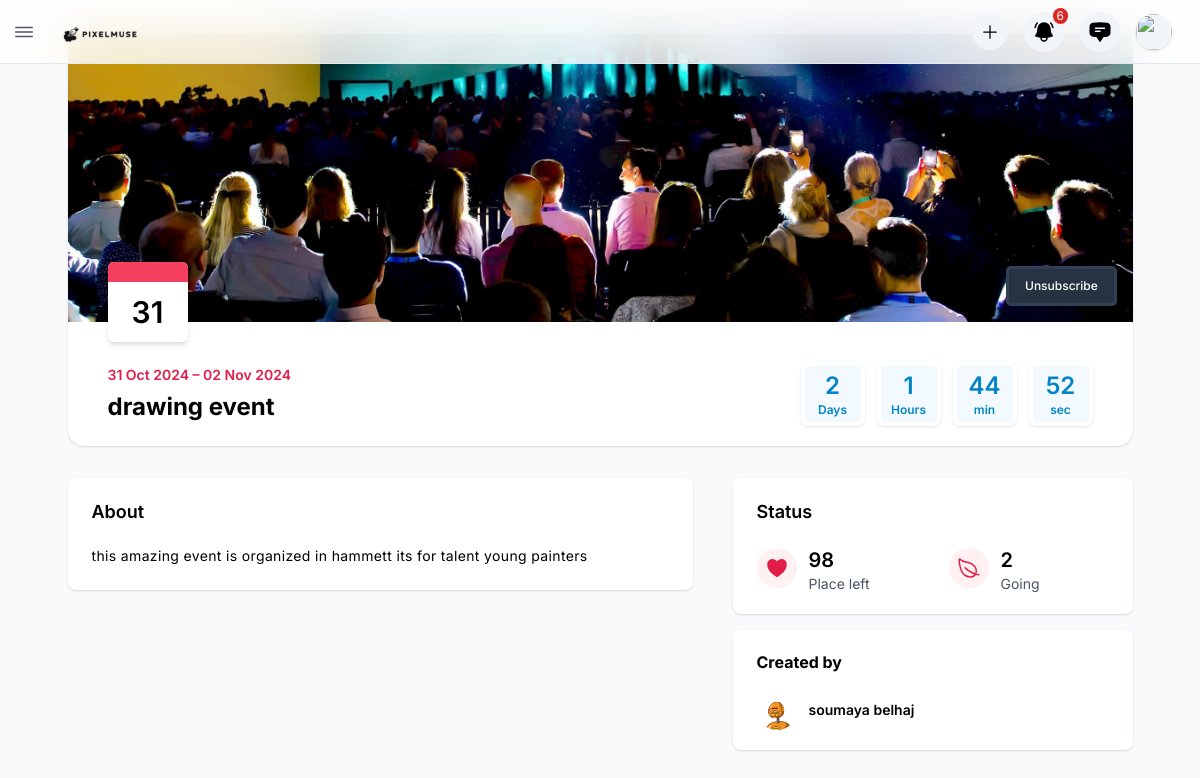
/events/detail/5/ (signed in), run on the app's committed database.
### events/models.py (models this page shows, shortened)
class Event(models.Model):
    title = models.CharField(max_length=255)
    description = models.TextField()
    start_date = models.DateTimeField()
    end_date = models.DateTimeField()
    creator = models.ForeignKey(
        settings.AUTH_USER_MODEL,
        on_delete=models.CASCADE,
        related_name="created_events"
    )
    max_participants = models.PositiveIntegerField()
    image = models.ImageField(upload_to='event_images/', blank=True, null=True)

### users/models.py (models this page shows, shortened)
class User(AbstractBaseUser, PermissionsMixin):
    email = models.EmailField(unique=True)
    fullname = models.CharField(max_length=255)
    phone = models.CharField(max_length=20, blank=True, null=True)
    birthday = models.DateField(blank=True, null=True)
    address = models.TextField(blank=True, null=True)
    role = models.CharField(max_length=10, choices=[('admin', 'Admin'), ('user', 'User'),('support','Support')])
    is_active = models.BooleanField(default=True)
    is_staff = models.BooleanField(default=False)
    user_photo = models.ImageField(upload_to='user_photos/', blank=True, null=True)
    objects = UserManager()
    USERNAME_FIELD = 'email'
    REQUIRED_FIELDS = ['fullname']

### events/views.py (the view)
# urls.py: path('detail/<int:event_id>/', views.event_detail, name='event_detail'),
@login_required
def event_detail(request, event_id):
    event = get_object_or_404(Event, id=event_id)
    is_owner = event.creator.id == request.user.id
    participation = Participation.objects.filter(user=request.user, event=event).first()
    is_reserved = participation is not None
    participation_id = participation.id if participation else None
    creator = event.creator
    participant_count = event.participations.count()
    return render(request, 'event_detail.html', {
        'event': event,
        'creator': creator,
        'is_owner': is_owner,
        'is_reserved': is_reserved,
        'participation_id': participation_id,
        'participant_count': participant_count,
        'MEDIA_URL': settings.MEDIA_URL
    })

### templates/event_detail.html (shortened to what this page needs)
{% extends "base.html" %}
{% load static %}
{% block content %}
<main id="site__main" class="2xl:ml-[--w-side]  xl:ml-[--w-side-sm] p-2.5 h-[calc(100vh-var(--m-top))] mt-[--m-top]">
    <div class="max-w-[1065px] mx-auto">
        <div class="bg-white shadow lg:rounded-b-2xl lg:-mt-10 dark:bg-dark2">
            <div class="relative overflow-hidden lg:h-72 h-36 w-full">
                <img src="{{ event.image.url }}" alt="{{ event.title }}" class="h-full w-full object-cover inset-0">
                <div class="w-full bottom-0 absolute left-0 bg-gradient-to-t from -black/60 pt-10 z-10"></div>
                <div class="absolute bottom-0 right-0 m-4 z-20">
                    <div class="flex items-center gap-3">
                        {% if is_reserved %}
                            <button class="button black-button" onclick="showparticipationPopup()">Unsubscribe</button>
                        {% endif %}
                    </div>
                </div>
            </div>
            <div class="lg:px-10 md:p-5 p-3">
                <div class="flex flex-col justify-center md:-mt-20 -mt-12">
                    <div class="md:w-20 md:h-20 w-12 h-12 overflow-hidden bg-white shadow-md rounded-md z-10 mb-5">
                        <div class="w-full md:h-5 bg-rose-500 h-3"></div>
                        <div class="grid place-items-center text-black font-semibold md:text-3xl text-lg h-full md:pb-5 pb-3">
                            {{ event.start_date|date:"d" }}
                        </div>
                    </div>
                    <div class="flex lg:items-center justify-between max-lg:flex-col max-lg:gap-2">
                        <div class="flex-1">
                            <p class="text-sm font-semibold text-rose-600 mb-1.5"> {{ event.start_date|date:"d M Y" }} – {{ event.end_date|date:"d M Y" }} </p>
                            <h3 class="md:text-2xl text-base font-bold text-black dark:text-white"> {{ event.title }}</h3>
                        </div>
                        <div>
                            <div  uk-countdown="date: 2024-01-01T08:36:57+00:00"
                                class="flex gap-3 text-2xl font-semibold text-primary dark:text-white max-lg:justify-center">
                                <div class="bg-primary-soft/40 flex flex-col items-center justify-center rounded-lg w-16 h-16 lg:border-4 border-white md:shadow dark:border-slate-700">
                                    <span class="uk-countdown-days"></span>
                                    <span class="inline-block text-xs">Days</span>
                                </div>
                                <div class="bg-primary-soft/40 flex flex-col items-center justify-center rounded-lg w-16 h-16 lg:border-4 border-white md:shadow dark:border-slate-700">
                                    <div class="uk-countdown-hours"></div>
                                    <span class="inline-block text-xs">Hours</span>
                                </div>
                                <div class="bg-primary-soft/40 flex flex-col items-center justify-center rounded-lg w-16 h-16 lg:border-4 border-white md:shadow dark:border-slate-700">
                                    <div class="uk-countdown-minutes"></div>
                                    <span class="inline-block text-xs">min </span>
                                </div>
                                <div class="bg-primary-soft/40 flex flex-col items-center justify-center rounded-lg w-16 h-16 lg:border-4 border-white md:shadow dark:border-slate-700">
                                    <div class="uk-countdown-seconds"></div>
                                    <span class="inline-block text-xs">sec </span>
                                </div>
                            </div>
                        </div>
                    </div>
                </div>
            </div>
        </div>
        <div class="flex 2xl:gap-12 gap-10 mt-8 max-lg:flex-col" id="js-oversized">
            <div class="flex-1 space-y-4">
                <div class="box p-5 px-6 relative">
                    <h3 class="font-semibold text-lg text-black dark:text-white"> About </h3>
                    <div class="space-y-4 leading-7 tracking-wide mt-4 text-black text-sm dark:text-white">
                        <p>{{ event.description }}</p>
                    </div>
                </div>
            </div>
            <div class="lg:w-[400px]">
                <div class="lg:space-y-4 lg:pb-8 max-lg:grid sm:grid-cols-2 max-lg:gap-6"
                     uk-sticky="media: 1024; end: #js-oversized; offset: 80">
                    <div class="box p-5 px-6 pr-0">
                        <h3 class="font-semibold text-lg text-black dark:text-white"> Status </h3>
                        <div class="grid grid-cols-2 gap-2 text-sm mt-4">
                            <div class="flex gap-3">
                                <div class="p-2 inline-flex rounded-full bg-rose-50 self-center"> <ion-icon name="heart" class="text-2xl text-rose-600"></ion-icon></div>
                                <div>
                                    <h3 class="sm:text-xl sm:font-semibold mt-1 text-black dark:text-white text-base font-normal">{{ event.max_participants }}</h3>
                                    <p>Place left</p>
                                </div>
                            </div>
                            <div class="flex gap-3">
                                <div class="p-2 inline-flex rounded-full bg-rose-50 self-center"> <ion-icon name="leaf-outline" class="text-2xl text-rose-600"></ion-icon></div>
                                <div>
                                    <h3 class="sm:text-xl sm:font-semibold mt-1 text-black dark:text-white text-base font-normal">{{ participant_count }}</h3>
                                    <p>Going</p>
                                </div>
                            </div>
                        </div>
                    </div>
                    <div class="box p-5 px-6 space-y-4">
                        <h3 class="font-bold text-base text-black"> Created by </h3>
                        <div class="side-list-item">
                            <a href="timeline.html">
                                <img src="{% if creator.user_photo %}{{ MEDIA_URL }}{{ creator.user_photo }}{% else %}{% static 'images/avatars/avatar-3.jpg' %}{% endif %}" alt="" class="side-list-image rounded-full">
                            </a>
                            <div class="flex-1">
                                <a href="timeline.html"><h4 class="side-list-title">  {{ creator.fullname }}</h4></a>
                            </div>
                        </div>
                    </div>
                </div>
            </div>
        </div>
    </div>
</main>
{% endblock %}

### templates/event_detail.html (style rules this page uses)
.button.black-button { background-color: #263343; color: #fff; border-color: #334054; border-width: 0.09cm; padding: 7px 16px; border-radius: 5px; cursor: pointer; transition: background-color 0.3s ease; }

### data on the page
Event: image (picture), start_date "31", start_date "31 Oct 2024", end_date "02 Nov 2024", title "drawing event", description "this amazing event is organized in hammett its for talent young painters", max_participants "98"
User: user_photo (picture), fullname "soumaya belhaj"

### other printed values
{{ participant_count }} "2"
